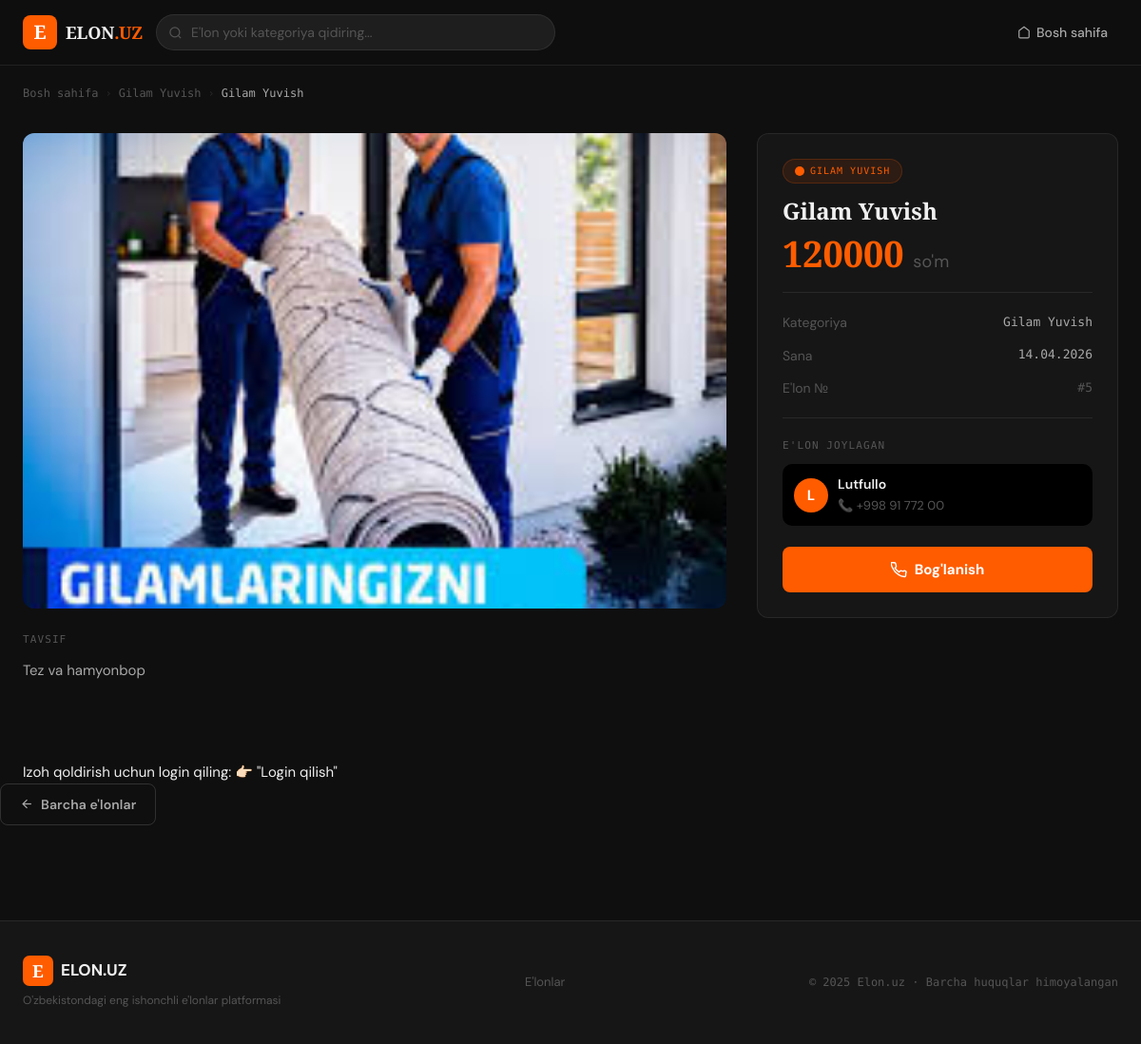
Page /advens/5/ on the committed database.
### olxapp/models.py (models this page shows, shortened)
class Advertisement(models.Model):
    advertisters = models.ManyToManyField(Advertister, related_name='advertister', verbose_name='Elon joylovchi')
    region = models.ForeignKey(Region, on_delete=models.SET_NULL, null=True, blank=True, verbose_name='Joylashuv')
    category = models.ForeignKey(Category, on_delete=models.CASCADE, verbose_name='Bolim')
    title = models.CharField(max_length=200, verbose_name='Nomi')
    description = models.TextField(verbose_name='Izoh')
    price = models.DecimalField(max_digits=10, decimal_places=2, verbose_name='Narxi')
    image = models.ImageField(upload_to='images/', verbose_name='Rasm', null=True, blank=True)
    video = models.FileField(upload_to='video/', verbose_name='Video', null=True, blank=True)
    create_at = models.DateTimeField(auto_now_add=True)
    class Meta:
        verbose_name = 'Elon'
        verbose_name_plural = 'Elonlar'
        ordering = ('title', '-create_at')

class Category(models.Model):
    name = models.CharField(max_length=100, unique=True, verbose_name='Bolim nomi')
    description = models.CharField(default='', max_length=40, validators=[validate_description], verbose_name='Tavsif')
    class Meta:
        verbose_name = 'Bolim'
        verbose_name_plural = 'Bolimlar'
        ordering = ("name",)

class Advertister(models.Model):
    name = models.CharField(max_length=100, verbose_name='Ismi')
    phone_number = models.CharField(max_length=15, default="+998", unique=True, null=True, blank=True, verbose_name='Telefon raqam')
    class Meta:
        verbose_name = 'Elon Joylovchi'
        verbose_name_plural = 'Elon Joylovchilar'
        ordering = ('name',)

### olxapp/views.py (the view)
# urls.py: path('advens/<int:ad_id>/', views.ad, name='advens'),
def ad(request: HttpRequest, ad_id):
    categories = Category.objects.all()
    ad = get_object_or_404(Advertisement, id=ad_id)
    comments = Comment.objects.filter(advertisment=ad).order_by('-created')
    context = {
        'ad': ad,
        'categories': categories,
        'title': ad.title,
        'form': CommentForm(),
        'comments': comments
    }
    return render(request, 'olxapp/advens.html', context)

### olxapp/forms.py
class CommentForm(forms.ModelForm):
    class Meta:
        model = Comment
        fields = ['text']

### olxapp/templates/olxapp/advens.html (shortened to what this page needs)
{% extends 'base.html' %}
{% block content %}
<div class="container">
  <nav class="breadcrumb anim-fade">
    <a href="{% url 'home' %}">Bosh sahifa</a>
    <span class="sep">›</span>
    <a href="{% url 'advens_by_category' ad.category.id %}">{{ ad.category.name }}</a>
    <span class="sep">›</span>
    <span class="cur">{{ ad.title|truncatechars:32 }}</span>
  </nav>
  <div class="detail-layout">
    <div class="anim-up">
      <div class="detail-img-wrap">
        {% if ad.image %}
        <img src="{{ ad.image.url }}" alt="{{ ad.title }}">
        {% endif %}
      </div>
      <div class="detail-desc">
        <div class="detail-desc-label">Tavsif</div>
        <p>{{ ad.description }}</p>
      </div>
    </div>
    <div class="detail-sidebar anim-up d2">
      <div class="detail-cat">
        <svg width="10" height="10" viewBox="0 0 10 10">
          <circle cx="5" cy="5" r="5" fill="currentColor" />
        </svg>
        {{ ad.category.name }}
      </div>
      <h1 class="detail-title">{{ ad.title }}</h1>
      <div class="detail-price">
        {{ ad.price|floatformat:0 }} <small>so'm</small>
      </div>
      <div class="divider"></div>
      <div class="detail-meta">
        <div class="detail-meta-row">
          <span>Kategoriya</span>
          <span>{{ ad.category.name }}</span>
        </div>
        <div class="detail-meta-row">
          <span>Sana</span>
          <span>{{ ad.create_at|date:"d.m.Y" }}</span>
        </div>
        <div class="detail-meta-row">
          <span>E'lon №</span>
          <span style="color:var(--text3);">#{{ ad.id }}</span>
        </div>
      </div>
      <div class="divider"></div>
      {% with advertisters=ad.advertisters.all %}
      {% if advertisters %}
      <div style="margin-top:12px;">
        <div class="detail-desc-label" style="margin-bottom:10px;">E'lon joylagan</div>
        {% for advertister in advertisters %}
        <div style="display:flex; align-items:center; gap:10px; padding:10px 12px; background:var(--surface2, #000000); border-radius:10px; margin-bottom:8px;">
          <div style="width:36px; height:36px; border-radius:50%; background:var(--accent, #2563eb); display:flex; align-items:center; justify-content:center; color:#fff; font-weight:700; font-size:15px; flex-shrink:0;">
            {{ advertister.name|first|upper }}
          </div>
          <div>
            <div style="font-weight:600; font-size:14px;">{{ advertister.name }}</div>
            {% if advertister.phone_number %}
            <div style="font-size:13px; color:var(--text3, #6b7280); margin-top:2px;">
              📞 {{ advertister.phone_number }}
            </div>
            {% endif %}
          </div>
        </div>
        {% endfor %}
      </div>
      {% endif %}
      {% endwith %}
      <button class="contact-btn">
        Bog'lanish
      </button>
    </div>
  </div>
  {% if request.user.is_authenticated %}
  <form method="POST" action="{% url 'create_comment' ad.id %}" style="margin: 32px 0;">
    {% csrf_token %}
    <input type="text" name="text" placeholder="Izoh yozing..."
      style="width:100%; padding:10px 14px; border:1px solid #d1d5db; border-radius:8px; font-size:15px; margin-bottom:10px;">
    <button type="submit"
      style="padding:10px 24px; background:#2563eb; color:#fff; border:none; border-radius:8px; cursor:pointer;">
      Yuborish
    </button>
  </form>
  {% else %}
  <p>Izoh qoldirish uchun login qiling: 👉🏻 <a href="">"Login qilish"</a></p>
  {% endif %}
</div>
<div style="padding-bottom:20px;">
  <a href="{% url 'home' %}" class="btn btn-outline">
    <svg width="15" height="15" viewBox="0 0 24 24" fill="none" stroke="currentColor" stroke-width="2">
      <line x1="19" y1="12" x2="5" y2="12" />
      <polyline points="12 19 5 12 12 5" />
    </svg>
    Barcha e'lonlar
  </a>
</div>
</div>
{% endblock %}

### templates/components/_link.html (style rules this page uses)
*, *::before, *::after { box-sizing: border-box; margin: 0; padding: 0; }
html { scroll-behavior: smooth; }
:root { --bg: #0f0f0f; --bg2: #161616; --bg3: #1e1e1e; --border: rgba(255, 255, 255, 0.08); --border2: rgba(255, 255, 255, 0.14); --accent: #FF5C00; --accent2: #FF8A3D; --accentbg: rgba(255, 92, 0, 0.1); --gold: #F5C842; --goldbg: rgba(245, 200, 66, 0.1); --green: #22C55E; --text: #F0F0F0; --text2: #A8A8A8; --text3: #555; --r: 12px; --r-sm: 8px; --r-xs: 6px; --shadow: 0 8px 40px rgba(0, 0, 0, 0.5); --t: 0.2s; --ease: cubic-bezier(0.4, 0, 0.2, 1); }
body { background: var(--bg); color: var(--text); font-family: 'DM Sans', sans-serif; font-size: 15px; line-height: 1.6; min-height: 100vh; overflow-x: hidden; -webkit-font-smoothing: antialiased; }
a { color: inherit; text-decoration: none; }
img { max-width: 100%; display: block; }
button { font-family: inherit; cursor: pointer; }
.container { max-width: 1280px; margin: 0 auto; padding: 0 24px; }
.btn { display: inline-flex; align-items: center; justify-content: center; gap: 7px; padding: 10px 20px; border-radius: var(--r-sm); font-size: 14px; font-weight: 600; border: none; transition: all var(--t) var(--ease); white-space: nowrap; cursor: pointer; letter-spacing: 0.01em; }
.btn-outline { background: transparent; color: var(--text2); border: 1px solid var(--border2); }
.detail-layout { display: grid; grid-template-columns: 1fr 380px; gap: 32px; padding: 32px 0 80px; align-items: start; }
.detail-img-wrap { border-radius: var(--r); overflow: hidden; }
.detail-img-wrap img { width: 100%; max-height: 500px; object-fit: cover; display: block; }
.detail-desc { margin-top: 24px; }
.detail-desc-label { font-family: 'DM Mono', monospace; font-size: 11px; text-transform: uppercase; letter-spacing: 0.1em; color: var(--text3); margin-bottom: 10px; }
.detail-desc p { color: var(--text2); line-height: 1.85; font-size: 15px; }
.detail-sidebar { background: var(--bg2); border: 1px solid var(--border); border-radius: var(--r); padding: 26px; position: sticky; top: 82px; }
.detail-cat { display: inline-flex; align-items: center; gap: 6px; font-family: 'DM Mono', monospace; font-size: 10px; text-transform: uppercase; letter-spacing: 0.1em; color: var(--accent); background: var(--accentbg); border: 1px solid rgba(255, 92, 0, 0.2); padding: 4px 12px; border-radius: 100px; }
.detail-title { font-family: 'Playfair Display', serif; font-weight: 800; font-size: 24px; line-height: 1.25; margin: 14px 0 6px; }
.detail-price { font-family: 'Playfair Display', serif; font-weight: 900; font-size: 38px; color: var(--accent); line-height: 1; margin: 10px 0 22px; }
.detail-price small { font-size: 18px; font-weight: 400; font-family: 'DM Sans', sans-serif; color: var(--text3); }
.divider { height: 1px; background: var(--border); margin: 20px 0; }
.detail-meta { display: flex; flex-direction: column; gap: 12px; }
.detail-meta-row { display: flex; justify-content: space-between; align-items: center; font-size: 14px; }
.detail-meta-row span:first-child { color: var(--text3); }
.detail-meta-row span:last-child { font-family: 'DM Mono', monospace; font-size: 13px; color: var(--text2); }
.contact-btn { width: 100%; margin-top: 22px; background: var(--accent); color: #fff; border: none; border-radius: var(--r-sm); padding: 14px; font-size: 15px; font-weight: 700; display: flex; align-items: center; justify-content: center; gap: 8px; cursor: pointer; transition: all var(--t) var(--ease); animation: pulse-orange 2.5s ease-in-out infinite; }
.breadcrumb { display: flex; align-items: center; gap: 7px; font-family: 'DM Mono', monospace; font-size: 12px; color: var(--text3); padding: 20px 0 0; }
.breadcrumb a { transition: color var(--t); }
.breadcrumb .sep { opacity: 0.35; }
.breadcrumb .cur { color: var(--text2); }
.anim-up { animation: fadeUp 0.45s cubic-bezier(0.4, 0, 0.2, 1) both; }
.anim-fade { animation: fadeIn 0.35s ease both; }
.d2 { animation-delay: 0.10s; }

### rows in the picture
Advertisement: category.name "Gilam Yuvish", title "Gilam Yuvish", image (picture), description "Tez va hamyonbop", category.name "GILAM YUVISH", price "120000", create_at "14.04.2026", id "5"
Advertister: name|first "L", name "Lutfullo", phone_number "+998 91 772 00"
